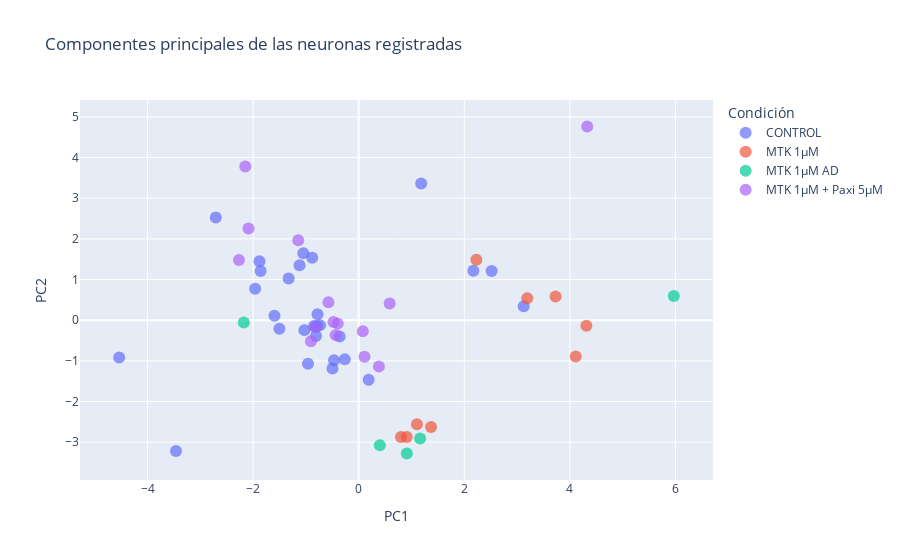

Write notebook code for a chart like this one.
### Code cell
import plotly.express as px

# Create a Plotly scatter plot
fig = px.scatter(
    neu_PCA,
    x='PC1',
    y='PC2',
    hover_name='Condición',  # Display the index when hovering
    title='Componentes principales de las neuronas registradas',
    color='Condición',
    #size = 'Condición', El tamaño también puede codificar otra variable
    opacity = 0.7
)

# Set a fixed size for all dots
fig.update_traces(marker=dict(size=12))  # Adjust the size value as desired


# Show the interactive plot
fig.show()

### Figure 1 — Plotly figure (JSON) as saved in the notebook; plotly's stock layout.template omitted (floating-point values rounded to 4 significant figures)
{"data": [{"hovertemplate": "<b>%{hovertext}</b><br><br>Condición=CONTROL<br>PC1=%{x}<br>PC2=%{y}<extra></extra>", "hovertext": ["CONTROL", "CONTROL", "CONTROL", "CONTROL", "CONTROL", "CONTROL", "CONTROL", "CONTROL", "CONTROL", "CONTROL", "CONTROL", "CONTROL", "CONTROL", "CONTROL", "CONTROL", "CONTROL", "CONTROL", "CONTROL", "CONTROL", "CONTROL", "CONTROL", "CONTROL", "CONTROL", "CONTROL", "CONTROL", "CONTROL", "CONTROL", "CONTROL"], "legendgroup": "CONTROL", "marker": {"color": "#636efa", "opacity": 0.7, "size": 12, "symbol": "circle"}, "mode": "markers", "name": "CONTROL", "orientation": "v", "showlegend": true, "type": "scatter", "x": [-4.538, -0.8805, -0.7334, -1.121, 2.172, -0.7995, -0.4966, -1.596, -3.462, -1.049, 0.1881, -0.961, 1.184, -0.3616, -0.8469, -1.029, -0.4683, 2.518, -0.8093, 3.125, -1.327, -2.708, -1.503, -1.963, -1.858, -0.2635, -0.7804, -1.88], "xaxis": "x", "y": [-0.9166, 1.535, -0.1208, 1.354, 1.218, -0.1485, -1.187, 0.1099, -3.214, 1.645, -1.462, -1.071, 3.364, -0.3994, -0.1439, -0.2436, -0.987, 1.213, -0.386, 0.3461, 1.028, 2.525, -0.2078, 0.7718, 1.21, -0.9628, 0.1474, 1.45], "yaxis": "y"}, {"hovertemplate": "<b>%{hovertext}</b><br><br>Condición=MTK 1µM<br>PC1=%{x}<br>PC2=%{y}<extra></extra>", "hovertext": ["MTK 1µM", "MTK 1µM", "MTK 1µM", "MTK 1µM", "MTK 1µM", "MTK 1µM", "MTK 1µM", "MTK 1µM", "MTK 1µM"], "legendgroup": "MTK 1µM", "marker": {"color": "#EF553B", "opacity": 0.7, "size": 12, "symbol": "circle"}, "mode": "markers", "name": "MTK 1µM", "orientation": "v", "showlegend": true, "type": "scatter", "x": [0.9102, 2.229, 3.192, 1.103, 0.8009, 1.37, 3.729, 4.313, 4.11], "xaxis": "x", "y": [-2.873, 1.486, 0.5405, -2.561, -2.873, -2.623, 0.5856, -0.1369, -0.8943], "yaxis": "y"}, {"hovertemplate": "<b>%{hovertext}</b><br><br>Condición=MTK 1µM AD<br>PC1=%{x}<br>PC2=%{y}<extra></extra>", "hovertext": ["MTK 1µM AD", "MTK 1µM AD", "MTK 1µM AD", "MTK 1µM AD", "MTK 1µM AD"], "legendgroup": "MTK 1µM AD", "marker": {"color": "#00cc96", "opacity": 0.7, "size": 12, "symbol": "circle"}, "mode": "markers", "name": "MTK 1µM AD", "orientation": "v", "showlegend": true, "type": "scatter", "x": [-2.177, 0.9114, 1.163, 5.97, 0.4], "xaxis": "x", "y": [-0.0563, -3.278, -2.908, 0.593, -3.074], "yaxis": "y"}, {"hovertemplate": "<b>%{hovertext}</b><br><br>Condición=MTK 1µM + Paxi 5µM<br>PC1=%{x}<br>PC2=%{y}<extra></extra>", "hovertext": ["MTK 1µM + Paxi 5µM", "MTK 1µM + Paxi 5µM", "MTK 1µM + Paxi 5µM", "MTK 1µM + Paxi 5µM", "MTK 1µM + Paxi 5µM", "MTK 1µM + Paxi 5µM", "MTK 1µM + Paxi 5µM", "MTK 1µM + Paxi 5µM", "MTK 1µM + Paxi 5µM", "MTK 1µM + Paxi 5µM", "MTK 1µM + Paxi 5µM", "MTK 1µM + Paxi 5µM", "MTK 1µM + Paxi 5µM", "MTK 1µM + Paxi 5µM", "MTK 1µM + Paxi 5µM"], "legendgroup": "MTK 1µM + Paxi 5µM", "marker": {"color": "#ab63fa", "opacity": 0.7, "size": 12, "symbol": "circle"}, "mode": "markers", "name": "MTK 1µM + Paxi 5µM", "orientation": "v", "showlegend": true, "type": "scatter", "x": [-2.268, -0.9051, -2.088, -0.4775, 0.5863, 0.1083, -0.5745, 0.07747, -0.4385, 4.329, -2.149, -0.3976, -1.146, 0.3828, -0.8165], "xaxis": "x", "y": [1.48, -0.5191, 2.256, -0.04504, 0.4137, -0.8975, 0.4397, -0.2718, -0.3664, 4.764, 3.781, -0.08386, 1.966, -1.139, -0.1714], "yaxis": "y"}], "layout": {"legend": {"title": {"text": "Condición"}, "tracegroupgap": 0}, "title": {"text": "Componentes principales de las neuronas registradas"}, "xaxis": {"anchor": "y", "domain": [0, 1], "title": {"text": "PC1"}}, "yaxis": {"anchor": "x", "domain": [0, 1], "title": {"text": "PC2"}}}}
